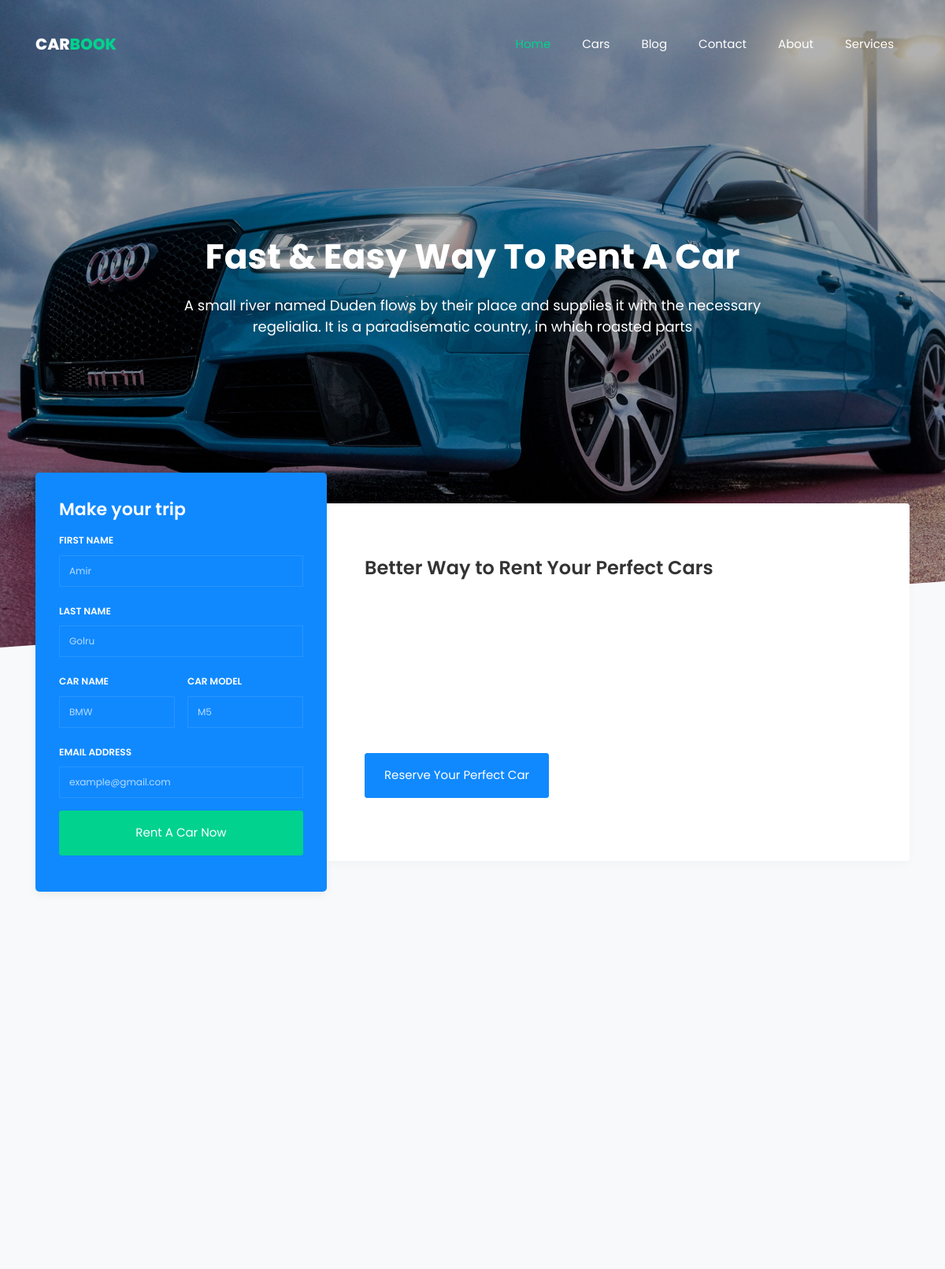
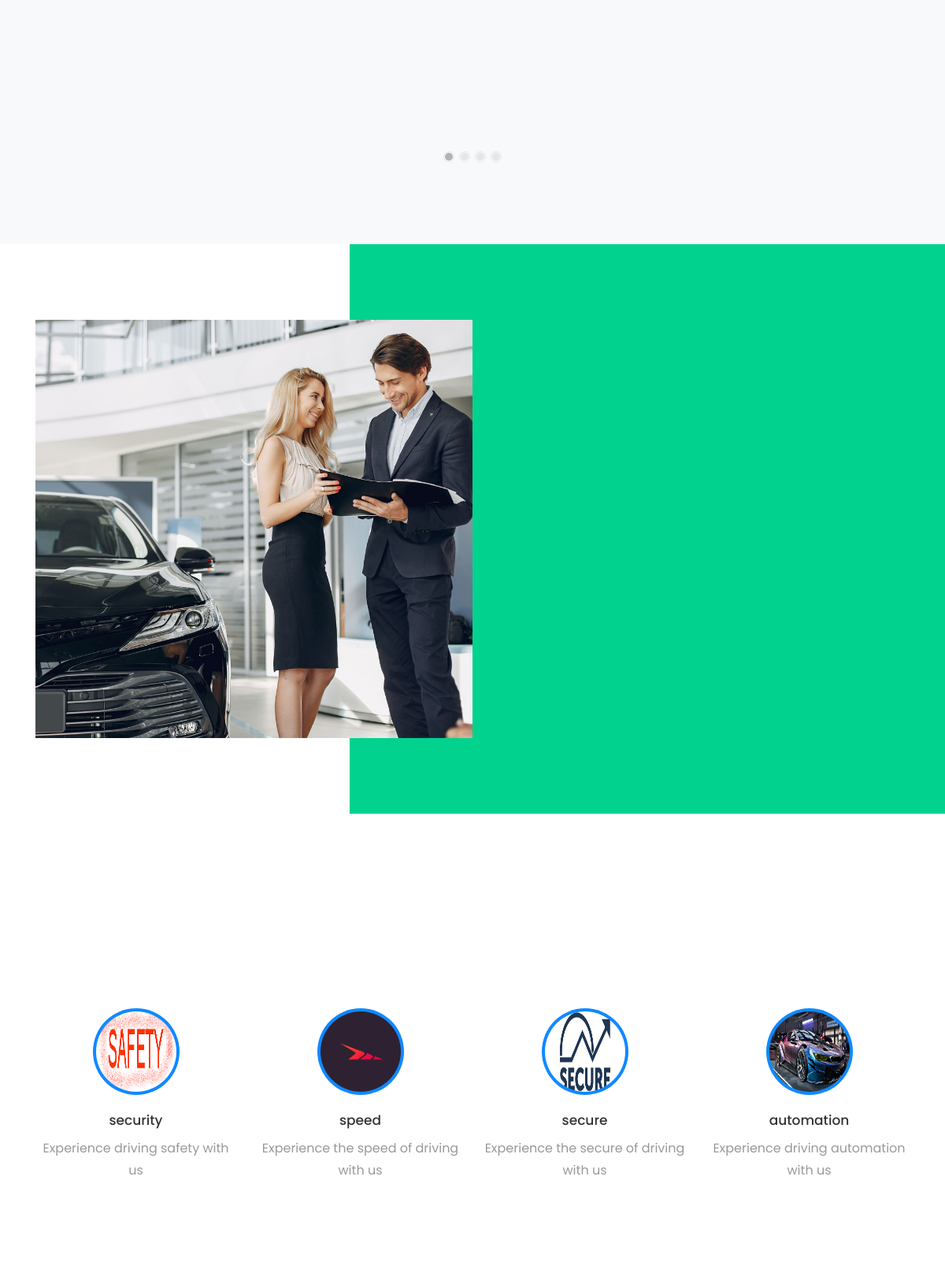
The page / (upper part) on the database its author committed (2 pictures, top to bottom).
### Home/models.py (models this page shows)
class ServiceModel (models.Model):
    ServiceImage=models.ImageField(upload_to= "Serviceimage/",null=True)
    ServiceTitle=models.CharField(max_length=70,null=True)
    ServiceDescrption=models.CharField(max_length=400,null=True)

### Home/views.py (the view)
# urls.py: path('', homepage),
def homepage(request):
    car = CarsModel.objects.all()
    post = PostModel.objects.all()
    service= ServiceModel.objects.all
    context={
        "cars":car,
        "posts" : post,
        "services":service,
    }
    return render(request,"home/home.html",context)

### Home/templates/home/home.html (shortened to what this page needs)
{% load static %}
<!DOCTYPE html>
<html lang="en">
<head>
<link rel="stylesheet" href="{% static 'css/open-iconic-bootstrap.min.css' %}">
<link rel="stylesheet" href="{% static 'css/animate.css' %}">
<link rel="stylesheet" href="{% static 'css/owl.carousel.min.css' %}">
<link rel="stylesheet" href="{% static 'css/owl.theme.default.min.css' %}">
<link rel="stylesheet" href="{% static 'css/magnific-popup.css' %}">
<link rel="stylesheet" href="{% static 'css/aos.css' %}">
<link rel="stylesheet" href="{% static 'css/ionicons.min.css' %}">
<link rel="stylesheet" href="{% static 'css/bootstrap-datepicker.css' %}">
<link rel="stylesheet" href="{% static 'css/jquery.timepicker.css' %}">
<link rel="stylesheet" href="{% static 'css/jquery.timepicker.css' %}">
<link rel="stylesheet" href="{% static 'css/flaticon.css' %}">
<link rel="stylesheet" href="{% static 'css/icomoon.css' %}">
<link rel="stylesheet" href="{% static 'css/style.css' %}">
</head>
<body>
    <nav class="navbar navbar-expand-lg navbar-dark ftco_navbar bg-dark ftco-navbar-light" id="ftco-navbar">
    <div class="container">
        <a class="navbar-brand" href="index.html">Car<span>Book</span></a>
        <div class="collapse navbar-collapse" id="ftco-nav">
        <ul class="navbar-nav ml-auto">
            <li class="nav-item active"><a href="/" class="nav-link">Home</a></li>
            <li class="nav-item"><a href="/cars" class="nav-link">Cars</a></li>
            <li class="nav-item"><a href="/posts" class="nav-link">Blog</a></li>
            <li class="nav-item"><a href="/contactus" class="nav-link">Contact</a></li>
            <li class="nav-item"><a href="#aboutsection" class="nav-link">About</a></li>
            <li class="nav-item"><a href="#servicesection" class="nav-link">Services</a></li>
        </ul>
        </div>
    </div>
    </nav>
<div class="hero-wrap ftco-degree-bg" style="background-image: url({% static 'images/bg_1.jpg' %});" data-stellar-background-ratio="0.5" id="fillform">
    <div class="overlay"></div>
    <div class="container">
    <div class="row no-gutters slider-text justify-content-start align-items-center justify-content-center">
        <div class="col-lg-8 ftco-animate">
        <div class="text w-100 text-center mb-md-5 pb-md-5">
            <h1 class="mb-4">Fast &amp; Easy Way To Rent A Car</h1>
            <p style="font-size: 18px;">A small river named Duden flows by their place and supplies it with the necessary regelialia. It is a paradisematic country, in which roasted parts</p>
        </div>
        </div>
    </div>
    </div>
</div>
    <section class="ftco-section ftco-no-pt bg-light" >
    <div class="container">
        <div class="row no-gutters">
            <div class="col-md-12 featured-top">
                <div class="row no-gutters">
                    <div class="col-md-4 d-flex align-items-center">
            <form action="https://formspree.io/f/myyagrky" method="POST" class="request-form ftco-animate bg-primary">
                    <h2>Make your trip</h2>
                <fieldset id="fs-frm-inputs">
                            <div class="form-group">
                                <label for="full-name" class="label">First name</label>
                                <input type="text" id="full-name"  name="name" class="form-control" placeholder="Amir" required="true">
                            </div>
                            <div class="form-group">
                                <label for="full-name" class="label">last name</label>
                                <input type="text" id="full-name"  name="name" class="form-control" placeholder="Golru" required="">
                            </div>
                            <div class="d-flex">
                                <div class="form-group mr-2">
                        <label for="" class="label"> car name </label>
                        <input type="text" name="message" class="form-control" placeholder="BMW">
                        </div>
                        <div class="form-group ml-2">
                        <label for="" class="label">car model</label>
                        <input type="text" name="message" class="form-control" placeholder="M5">
                        </div>
                    </div>
                    <div class="form-group">
                    <label for="email-address" class="label">email address</label>
                    <input type="email" class="form-control" name="_replyto" id="email-address" placeholder="example@gmail.com" required="">
                    </div>
                    <div class="form-group">
                        <input type="submit" value="Rent A Car Now" class="btn btn-secondary py-3 px-4">
                    </div>
                </fieldset>
            </form>
</div>
                    <div class="col-md-8 d-flex align-items-center">
                        <div class="services-wrap rounded-right w-100">
                            <h3 class="heading-section mb-4">Better Way to Rent Your Perfect Cars</h3>
                            <div class="row d-flex mb-4">
                        </div>
                        <p><a href="/contactus" class="btn btn-primary py-3 px-4">Reserve Your Perfect Car</a></p>
                        </div>
                    </div>
                </div>
            </div>
    </div>
</section>
<section class="ftco-section ftco-no-pt bg-light">
    <div class="container">
        <div class="row justify-content-center">
    </div>
        <div class="row">
            <div class="col-md-12">
                <div class="carousel-car owl-carousel">
                    {% for car in cars %}
                    <div class="item">
                    </div>
                {% endfor %}
                </div>
            </div>
        </div>
    </div>
</section>
<section class="ftco-section ftco-about" id="aboutsection">
        <div class="container">
            <div class="row no-gutters">
                <div class="col-md-6 p-md-5 img img-2 d-flex justify-content-center align-items-center" style="background-image: url({% static 'images/about.jpg' %});">
                </div>
            </div>
        </div>
    </section>
    <section class="ftco-section" id="servicesection">
        <div class="container" >
            <div class="row justify-content-center mb-5">
        </div>
            <div class="row">
                {% for service in services %}
                <div class="col-md-3">
                    <div class="services services-2 w-100 text-center">
                    <div class="d-flex align-items-center justify-content-center">
                        <span>
                            <img src="{{service.ServiceImage.url}}" class="icon img-thumbnail img-circle">
                        </span>
                    </div>
                    <div class="text w-100">
                    <h3 class="heading mb-2">{{ service.ServiceTitle }}</h3>
                    <p>{{ service.ServiceDescrption }}</p>
                </div>
            </div>
        </div>
        {% endfor %}
        </div>
    </section>
</body>
</html>

### rows shown on the page
ServiceModel: ServiceImage (picture), ServiceTitle "security", ServiceDescrption "Experience driving safety with us"
ServiceModel: ServiceImage (picture), ServiceTitle "speed", ServiceDescrption "Experience the speed of driving with us"
ServiceModel: ServiceImage (picture), ServiceTitle "secure", ServiceDescrption "Experience the secure of driving with us"
ServiceModel: ServiceImage (picture), ServiceTitle "automation", ServiceDescrption "Experience driving automation with us"
